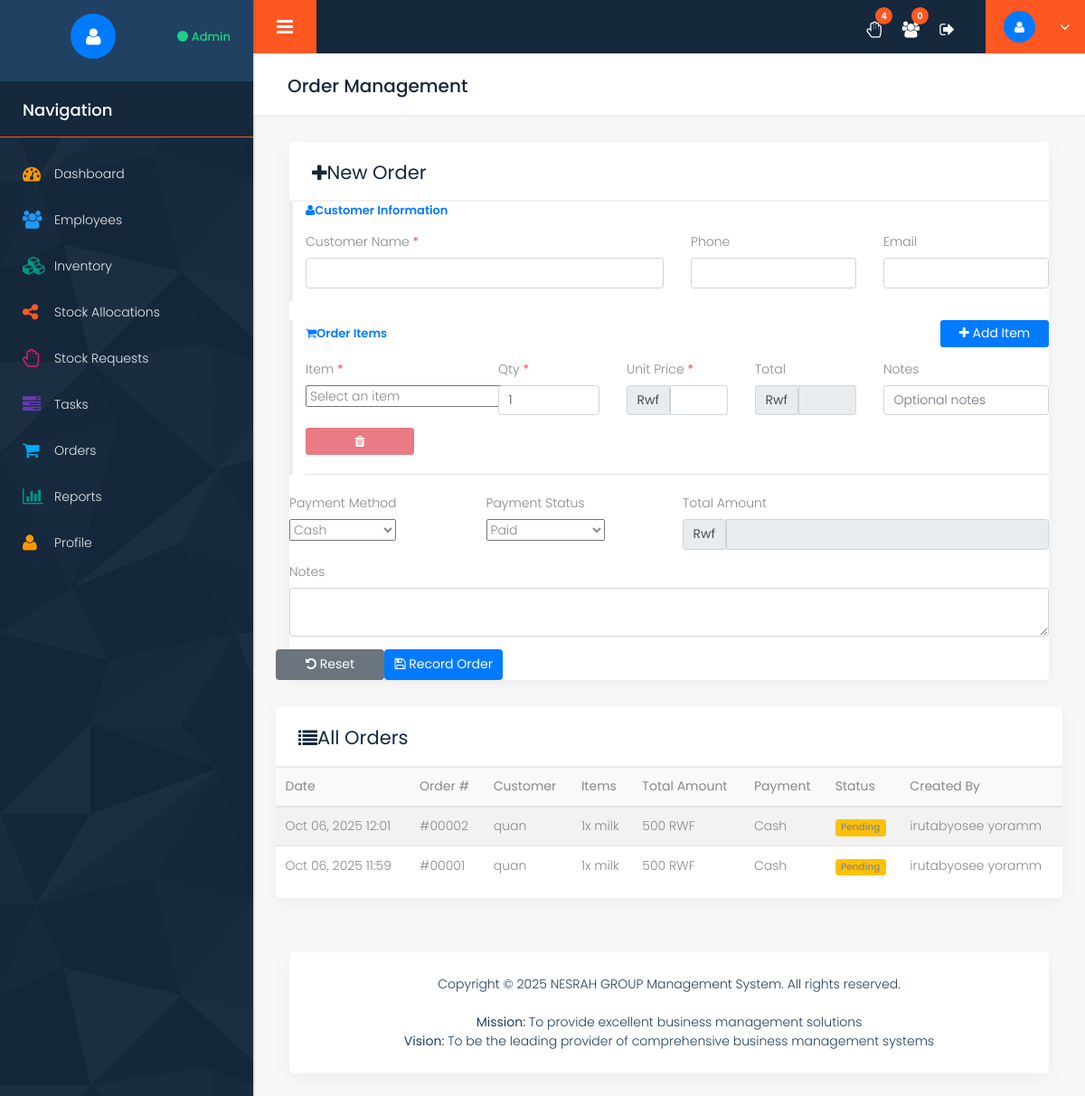
The page /employee_orders.php (signed in) on the database its author committed.
### tables this page shows
CREATE TABLE `orders` (
  `id` int(11) NOT NULL,
  `user_id` int(11) NOT NULL,
  `customer_name` varchar(255) NOT NULL,
  `customer_phone` varchar(50) DEFAULT NULL,
  `customer_email` varchar(255) DEFAULT NULL,
  `total_amount` decimal(10,2) NOT NULL,
  `payment_method` varchar(50) NOT NULL DEFAULT 'cash',
  `payment_status` varchar(50) NOT NULL DEFAULT 'pending',
  `notes` text DEFAULT NULL,
  `created_at` datetime NOT NULL,
  `updated_at` datetime DEFAULT NULL
);

CREATE TABLE `users` (
  `id` int(11) NOT NULL,
  `username` varchar(50) NOT NULL,
  `email` varchar(100) NOT NULL,
  `password` varchar(255) NOT NULL,
  `plain_password` varchar(255) DEFAULT NULL,
  `first_name` varchar(50) NOT NULL,
  `last_name` varchar(50) NOT NULL,
  `phone` varchar(20) DEFAULT NULL,
  `address` text DEFAULT NULL,
  `role` enum('admin','employee') DEFAULT 'employee',
  `status` enum('pending','active','inactive') DEFAULT 'pending',
  `created_at` timestamp NOT NULL DEFAULT current_timestamp(),
  `updated_at` timestamp NOT NULL DEFAULT current_timestamp() ON UPDATE current_timestamp()
);

### employee_orders.php (the view, shortened to what the rows shown need)
<?php
require_once __DIR__ . '/includes/header.php';
$user_role = $_SESSION['user_role'] ?? '';
if ($user_role === 'admin') {
    $query = "SELECT o.*, u.first_name, u.last_name,
                     (SELECT GROUP_CONCAT(CONCAT(oi.quantity, 'x ', i.item_name) SEPARATOR ', ')
                      FROM order_items oi
                      JOIN inventory i ON oi.item_id = i.id
                      WHERE oi.order_id = o.id) as order_items
              FROM orders o
              LEFT JOIN users u ON o.user_id = u.id
              ORDER BY o.created_at DESC
              LIMIT 20";
    $stmt = $db->prepare($query);
    $stmt->execute();
    $recent_orders = $stmt->fetchAll();
}
?>
<div class="row column_title">
    <div class="col-md-12">
        <div class="page_title">
            <h2><?php echo $user_role === 'admin' ? 'Order Management' : 'Record New Order'; ?></h2>
        </div>
    </div>
</div>
<div class="row">
    <div class="col-md-12">
        <div class="white_shd full margin_bottom_30">
            <div class="full graph_head">
                <div class="heading1 margin_0">
                    <h2><i class="fa fa-plus me-2"></i>New Order</h2>
                </div>
            </div>
            </div>
        </div>
    </div>
</div>
<div class="row">
    <div class="col-md-12">
        <div class="white_shd full margin_bottom_30">
            <div class="full graph_head">
                <div class="heading1 margin_0">
                    <h2><i class="fa fa-list me-2"></i><?php echo $user_role === 'admin' ? 'All Orders' : 'My Recent Orders'; ?></h2>
                </div>
            </div>
            <div class="full graph_revenue">
                <div class="row">
                    <div class="col-md-12">
                        <?php if (count($recent_orders) > 0): ?>
                            <div class="table-responsive">
                                <table class="table table-striped table-hover">
                                    <thead>
                                        <tr>
                                            <th>Date</th>
                                            <th>Order #</th>
                                            <th>Customer</th>
                                            <th>Items</th>
                                            <th class="text-end">Total Amount</th>
                                            <th>Payment</th>
                                            <th>Status</th>
                                            <?php if ($user_role === 'admin'): ?>
                                            <th>Created By</th>
                                            <?php endif; ?>
                                        </tr>
                                    </thead>
                                    <tbody>
                                        <?php foreach ($recent_orders as $order): ?>
                                            <tr>
                                                <td><?php echo date('M d, Y H:i', strtotime($order['created_at'])); ?></td>
                                                <td>#<?php echo str_pad($order['id'], 5, '0', STR_PAD_LEFT); ?></td>
                                                <td><?php echo htmlspecialchars($order['customer_name']); ?></td>
                                                <td><?php echo htmlspecialchars($order['order_items'] ?? 'N/A'); ?></td>
                                                <td class="text-end"><?php echo formatCurrency($order['total_amount']); ?></td>
                                                <td><?php echo ucfirst(str_replace('_', ' ', $order['payment_method'])); ?></td>
                                                <td>
                                                    <?php
                                                    $status_class = [
                                                        'paid' => 'success',
                                                        'pending' => 'warning',
                                                        'partial' => 'info'
                                                    ][$order['payment_status']] ?? 'secondary';
                                                    ?>
                                                    <span class="badge bg-<?php echo $status_class; ?>">
                                                        <?php echo ucfirst($order['payment_status']); ?>
                                                    </span>
                                                </td>
                                                <?php if ($user_role === 'admin'): ?>
                                                <td><?php echo htmlspecialchars($order['first_name'] . ' ' . $order['last_name']); ?></td>
                                                <?php endif; ?>
                                            </tr>
                                        <?php endforeach; ?>
                                    </tbody>
                                </table>
                            </div>
                        <?php else: ?>
                            <div class="alert alert-info">
                                <i class="fa fa-info-circle me-2"></i> No orders found. Start by creating a new order above.
                            </div>
                        <?php endif; ?>
                    </div>
                </div>
            </div>
        </div>
    </div>
</div>
<?php require_once __DIR__ . '/includes/footer.php'; ?>

### rows shown on the page
orders: created_at "Oct 06, 2025 12:01", id "00002", customer_name "quan", order_items "1x milk", total_amount "500 RWF", payment_method "Cash", payment_status "Pending", user.last_name "irutabyosee yoramm"
orders: created_at "Oct 06, 2025 11:59", id "00001", customer_name "quan", order_items "1x milk", total_amount "500 RWF", payment_method "Cash", payment_status "Pending", user.last_name "irutabyosee yoramm"

### other values the page prints
$user_role "Admin"
$stats['pending_requests'] "4"
$stats['pending_approvals'] "0"
